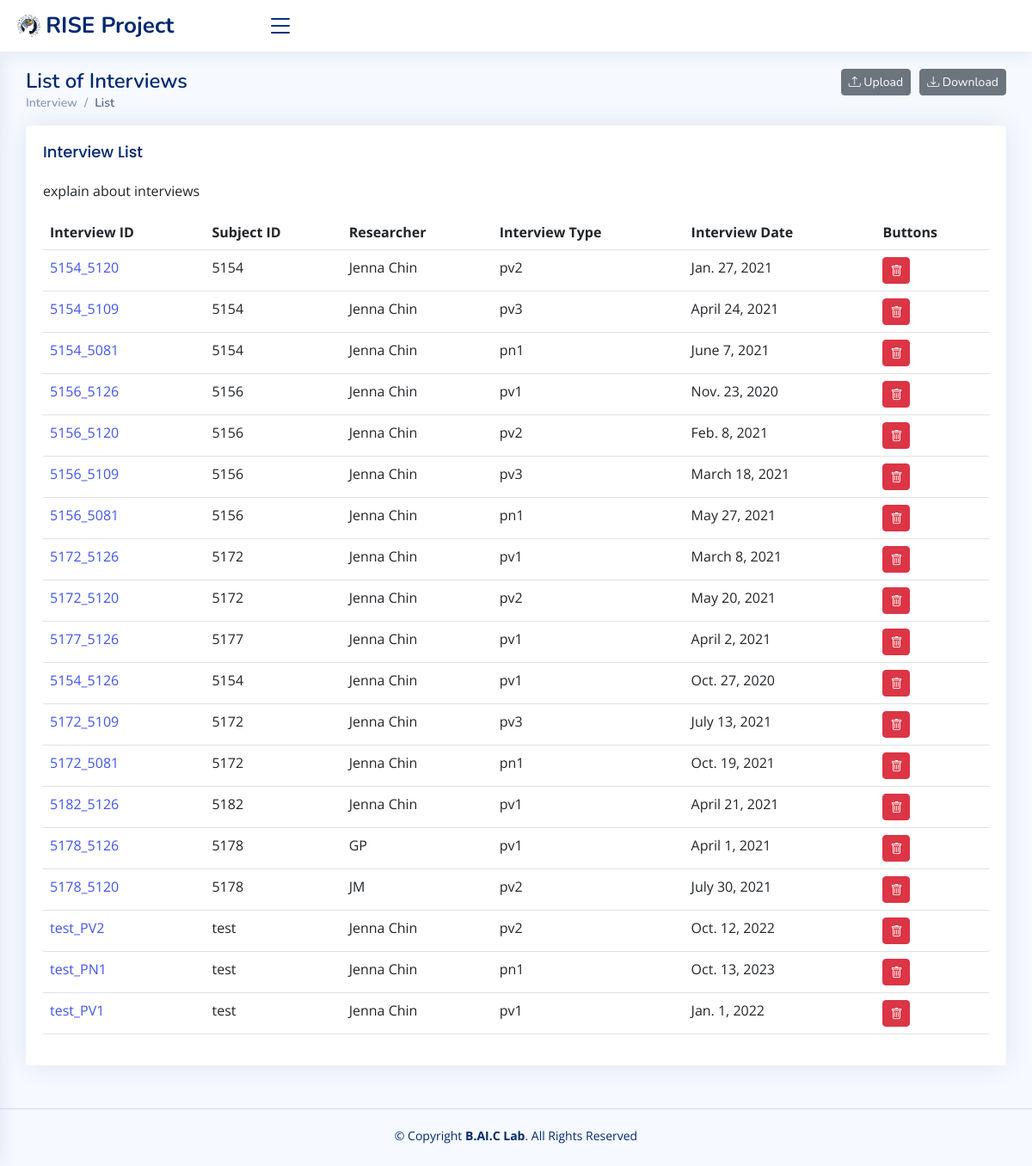
The page /interviewList/ on the database as committed earlier.
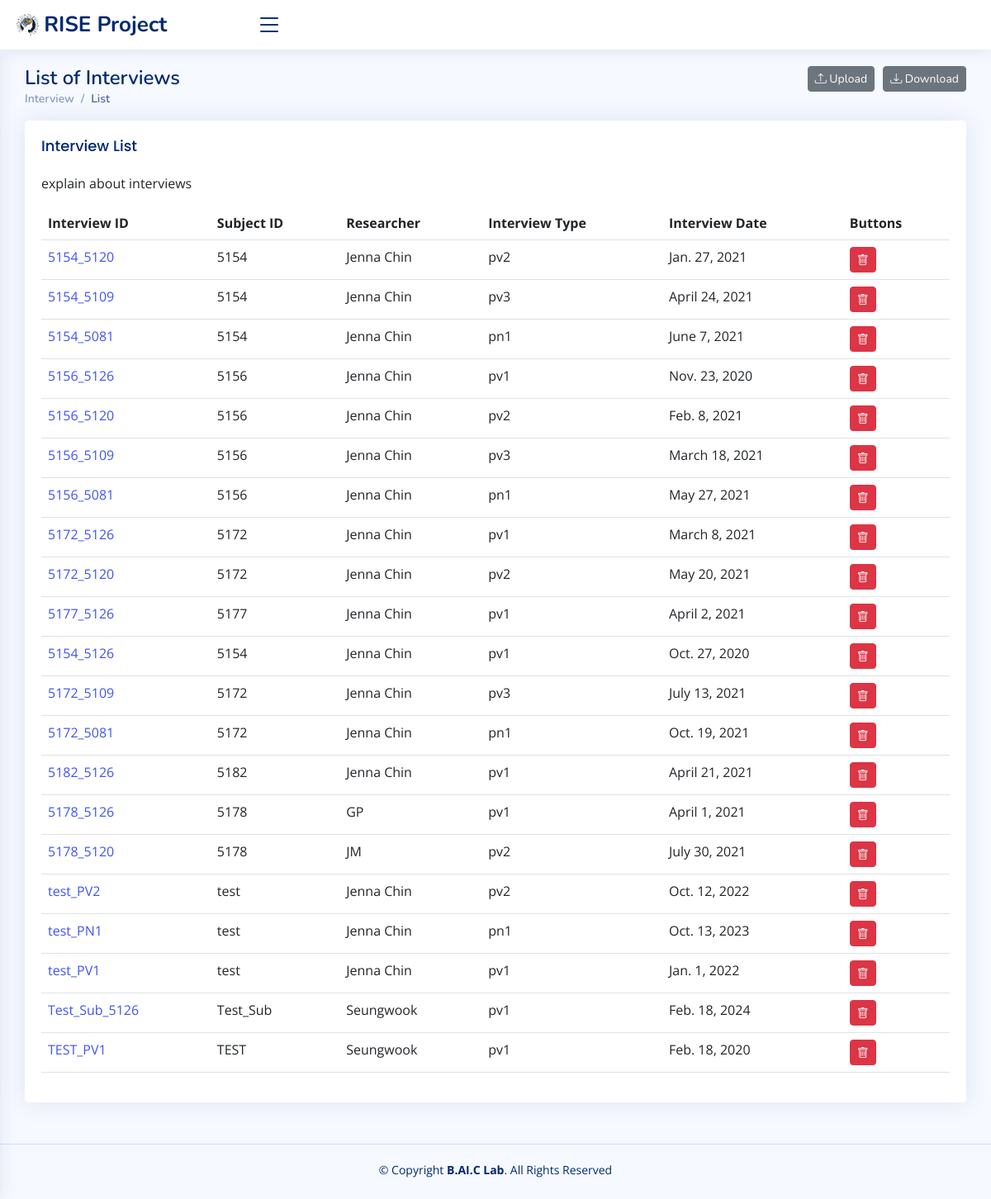
The same page on the database as committed later.
### rise/models.py (models this page shows, shortened)
class Interview(models.Model):
    interview_id = models.CharField(max_length=20, primary_key=True)
    subject_id = models.CharField(max_length=20)
    researcher = models.CharField(max_length=20)
    interview_type = models.CharField(max_length=20)
    interview_date = models.DateField()
    partner_support_status = models.CharField(max_length=20)
    financial_family_adult = models.IntegerField(default=0, null=False)
    financial_family_child = models.IntegerField(default=0, null=False)
    household_adult = models.IntegerField(default=0, null=False)
    household_child = models.IntegerField(default=0, null=False)
    financial_family_changes_date_1 = models.DateField(null=True)
    financial_family_changes_adult_1 = models.IntegerField(null=True)
    financial_family_changes_child_1 = models.IntegerField(null=True)
    financial_family_changes_date_2 = models.DateField(null=True)
    financial_family_changes_adult_2 = models.IntegerField(null=True)
    financial_family_changes_child_2 = models.IntegerField(null=True)
    financial_family_changes_date_3 = models.DateField(null=True)
    financial_family_changes_adult_3 = models.IntegerField(null=True)
    financial_family_changes_child_3 = models.IntegerField(null=True)
    financial_family_changes_date_4 = models.DateField(null=True)
    financial_family_changes_adult_4 = models.IntegerField(null=True)
    financial_family_changes_child_4 = models.IntegerField(null=True)
    financial_family_changes_date_5 = models.DateField(null=True)
    financial_family_changes_adult_5 = models.IntegerField(null=True)
    financial_family_changes_child_5 = models.IntegerField(null=True)
    household_member_changes_date_1 = models.DateField(null=True)
    household_member_changes_comments_1 = models.TextField(null=True)
    household_member_changes_date_2 = models.DateField(null=True)
    household_member_changes_comments_2 = models.TextField(null=True)
    household_member_changes_date_3 = models.DateField(null=True)
    household_member_changes_comments_3 = models.TextField(null=True)
    household_member_changes_date_4 = models.DateField(null=True)
    household_member_changes_comments_4 = models.TextField(null=True)
    household_member_changes_date_5 = models.DateField(null=True)
    household_member_changes_comments_5 = models.TextField(null=True)
    move_date_1 = models.DateField(null=True)
    housing_comments_1 = models.TextField(null=True)
    move_date_2 = models.DateField(null=True)
    housing_comments_2 = models.TextField(null=True)
    move_date_3 = models.DateField(null=True)
    housing_comments_3 = models.TextField(null=True)
    move_date_4 = models.DateField(null=True)
    housing_comments_4 = models.TextField(null=True)
    move_date_5 = models.DateField(null=True)
    housing_comments_5 = models.TextField(null=True)
    conception_date = models.DateField(null=True)
    tri1_date = models.DateField(null=True)
    tri2_date = models.DateField(null=True)
    tri3_date = models.DateField(null=True)
    birth_date = models.DateField(null=True)
    scan_date = models.DateField(null=True)
    event_comments = models.TextField(null=True)
    pn1_q1 = models.IntegerField(null=True)
    pn1_q2 = models.IntegerField(null=True)
    pn1_q3 = models.IntegerField(null=True)
    pn1_q4 = models.IntegerField(null=True)
    pn1_q5 = models.TextField(null=True)
    pn1_q6 = models.TextField(null=True)
    object_type_1 = models.CharField(max_length=20, null=True)
    object_working_hour_1 = models.IntegerField(null=True)
    object_hourly_wage_1 = models.FloatField(null=True)
    object_monthly_income_1 = models.FloatField(null=True)
    object_start_date_1 = models.DateField(null=True)
    object_end_date_1 = models.DateField(null=True)
    object_comment_1 = models.TextField(null=True)
    object_type_2 = models.CharField(max_length=20, null=True)
    object_working_hour_2 = models.IntegerField(null=True)
    object_hourly_wage_2 = models.FloatField(null=True)
    object_monthly_income_2 = models.FloatField(null=True)
    object_start_date_2 = models.DateField(null=True)
    object_end_date_2 = models.DateField(null=True)
    object_comment_2 = models.TextField(null=True)
    object_type_3 = models.CharField(max_length=20, null=True)
    object_working_hour_3 = models.IntegerField(null=True)
    object_hourly_wage_3 = models.FloatField(null=True)
    object_monthly_income_3 = models.FloatField(null=True)
    object_start_date_3 = models.DateField(null=True)
    object_end_date_3 = models.DateField(null=True)
    object_comment_3 = models.TextField(null=True)
    object_type_4 = models.CharField(max_length=20, null=True)
    object_working_hour_4 = models.IntegerField(null=True)
    object_hourly_wage_4 = models.FloatField(null=True)
    object_monthly_income_4 = models.FloatField(null=True)
    object_start_date_4 = models.DateField(null=True)
    object_end_date_4 = models.DateField(null=True)
    object_comment_4 = models.TextField(null=True)
    object_type_5 = models.CharField(max_length=20, null=True)
    object_working_hour_5 = models.IntegerField(null=True)
    object_hourly_wage_5 = models.FloatField(null=True)
    object_monthly_income_5 = models.FloatField(null=True)
    object_start_date_5 = models.DateField(null=True)
    object_end_date_5 = models.DateField(null=True)
    object_comment_5 = models.TextField(null=True)
    object_type_6 = models.CharField(max_length=20, null=True)
    object_working_hour_6 = models.IntegerField(null=True)
    object_hourly_wage_6 = models.FloatField(null=True)
    object_monthly_income_6 = models.FloatField(null=True)
    object_start_date_6 = models.DateField(null=True)
    object_end_date_6 = models.DateField(null=True)
    object_comment_6 = models.TextField(null=True)
    object_type_7 = models.CharField(max_length=20, null=True)
    object_working_hour_7 = models.IntegerField(null=True)
    object_hourly_wage_7 = models.FloatField(null=True)
    object_monthly_income_7 = models.FloatField(null=True)
    object_start_date_7 = models.DateField(null=True)
    object_end_date_7 = models.DateField(null=True)
    object_comment_7 = models.TextField(null=True)
    object_type_8 = models.CharField(max_length=20, null=True)
    object_working_hour_8 = models.IntegerField(null=True)
    object_hourly_wage_8 = models.FloatField(null=True)
    object_monthly_income_8 = models.FloatField(null=True)
    object_start_date_8 = models.DateField(null=True)
    object_end_date_8 = models.DateField(null=True)
    object_comment_8 = models.TextField(null=True)
    object_type_9 = models.CharField(max_length=20, null=True)
    object_working_hour_9 = models.IntegerField(null=True)
    object_hourly_wage_9 = models.FloatField(null=True)
    object_monthly_income_9 = models.FloatField(null=True)
    object_start_date_9 = models.DateField(null=True)
    object_end_date_9 = models.DateField(null=True)
    object_comment_9 = models.TextField(null=True)
    object_type_10 = models.CharField(max_length=20, null=True)
    object_working_hour_10 = models.IntegerField(null=True)
    object_hourly_wage_10 = models.FloatField(null=True)
    object_monthly_income_10 = models.FloatField(null=True)
    object_start_date_10 = models.DateField(null=True)
    object_end_date_10 = models.DateField(null=True)
    object_comment_10 = models.TextField(null=True)

### rise/views.py (the view)
# urls.py: path('interviewList/', interview_list, name='interview_list'),
def interview_list(request):
    interviews = Interview.objects.all()
    return render(request, 'interview_list.html', {'interviews': interviews})

### rise/templates/interview_list.html (shortened to what this page needs)
<!DOCTYPE html>
<html lang="en">
{% load static %}
<head>
  <link href="{% static 'assets/vendor/bootstrap/css/bootstrap.min.css' %}" rel="stylesheet">
  <link href="{% static 'assets/vendor/bootstrap-icons/bootstrap-icons.css' %}" rel="stylesheet">
  <link href="{% static 'assets/vendor/boxicons/css/boxicons.min.css' %}" rel="stylesheet">
  <link href="{% static 'assets/vendor/quill/quill.snow.css' %}" rel="stylesheet">
  <link href="{% static 'assets/vendor/quill/quill.bubble.css' %}" rel="stylesheet">
  <link href="{% static 'assets/vendor/remixicon/remixicon.css' %}" rel="stylesheet">
  <link href="{% static 'assets/vendor/simple-datatables/style.css' %}" rel="stylesheet">
  <link href="{% static 'assets/css/style.css' %}" rel="stylesheet">
</head>
<body>
  <header id="header" class="header fixed-top d-flex align-items-center">
    <div class="d-flex align-items-center justify-content-between">
      <a href="/home" class="logo d-flex align-items-center">
        <img src="{% static 'assets/img/baic.png' %}" alt="">
        <span class="d-none d-lg-block"> RISE Project</span>
      </a>
      <i class="bi bi-list toggle-sidebar-btn"></i>
    </div>
  </header>
  <main id="main" class="main">
    <div class="pagetitle">
      <h1>
          List of Interviews
          <a href="{% url 'interview_download' %}">
              <button type="button" class="btn btn-secondary btn-sm" style="float: right; margin-left: 10px"><i class="bi bi-download"></i> Download</button>
          </a>
          <a href="{% url 'interview_upload' %}">
              <button type="button" class="btn btn-secondary btn-sm" style="float: right;"><i class="bi bi-upload"></i> Upload</button>
          </a>
      </h1>
      <nav>
        <ol class="breadcrumb">
          <li class="breadcrumb-item">Interview</li>
          <li class="breadcrumb-item active">List</li>
        </ol>
      </nav>
    </div>
    <section class="section">
      <div class="row">
        <div class="col-lg-12">
          <div class="card">
            <div class="card-body">
              <h5 class="card-title">Interview List</h5>
              <p>explain about interviews</p>
              {% if interviews %}
                <table class="table datatable">
                <thead>
                  <tr>
                    <th scope="col">Interview ID</th>
                    <th scope="col">Subject ID</th>
                    <th scope="col">Researcher</th>
                    <th scope="col">Interview Type</th>
                    <th scope="col">Interview Date</th>
                    <th scope="col">Buttons</th>
                  </tr>
                </thead>
                    <tbody>
                    {% for interview in interviews %}
                    <tr>
                        <td><a href="{% url 'interview_update' interview.interview_id %}">{{ interview.interview_id }}</a></td>
                        <td>{{ interview.subject_id }}</td>
                        <td>{{ interview.researcher }}</td>
                        <td>{{ interview.interview_type }}</td>
                        <td>{{ interview.interview_date }}</td>
                        <td>
                            <a href="/interviewDelete/{{ interview.interview_id }}" onclick="return confirmDelete();">
                                <button type="button" class="btn btn-danger btn-sm"><i class="bi bi-trash"></i></button>
                            </a>
                        </td>
                    </tr>
                    {% endfor %}
                    </tbody>
              </table>
              {% else %}
                  <p>Data Empty</p>
              {% endif %}
            </div>
          </div>
        </div>
      </div>
    </section>
  </main>
  <footer id="footer" class="footer">
    <div class="copyright">
      &copy; Copyright <strong><span>B.AI.C Lab</span></strong>. All Rights Reserved
    </div>
    <div class="credits">
    </div>
  </footer>
</body>
</html>

Rows that differ between the two databases and show on the page:
added Interview: interview_id "Test_Sub_5126", subject_id "Test_Sub", researcher "Seungwook", interview_type "pv1", interview_date "Feb. 18, 2024"
added Interview: interview_id "TEST_PV1", subject_id "TEST", researcher "Seungwook", interview_type "pv1", interview_date "Feb. 18, 2020"
